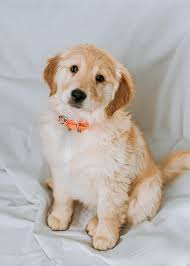
#> input picture EpyNN/models/Images/dog.jpeg, 190 x 266 px, found by its file name
$ python test.py
#> lines starting #> are read from the running program, lines starting #| are printed output that depends on the picture
import cv2 as cv
import numpy as np

path = 'models\\Images\\number3.png'
path1 = 'models\\Images\\dog.jpeg'
img = cv.imread(path1)
#> img is the input picture: shape (266, 190, 3); mean B, G, R 173.4, 178.4, 185.5
#img = cv.resize(img, (100, 100))
print(img.shape)
#| (266, 190, 3)
b = True
for i in range(28):
    for j in range(28):
        b = b & (img[i][j] == img[i][j][0]).all()
#> after the loop, b = False
print(b)
#| False
#img = np.moveaxis(img, 2, 0)
gray_img = cv.cvtColor(img, code = cv.COLOR_RGB2GRAY)
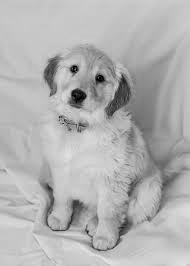
#> gray_img: shape (266, 190); min 0, max 230, mean 177.7
for i in range(28):
    for j in range(28):
        b = b & (img[i][j] == gray_img[i][j]).all()
#> after the loop, b = False
print(gray_img.shape)
#| (266, 190)
print(b)
#| False
cv.imshow('NUMBER', gray_img)
cv.waitKey(0)
